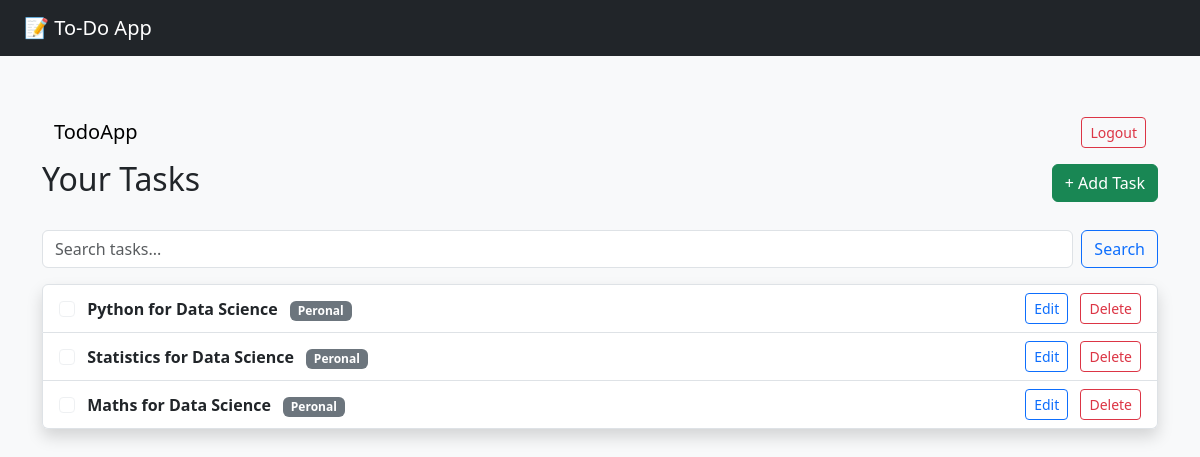
Page / (signed in) on the earlier database version.
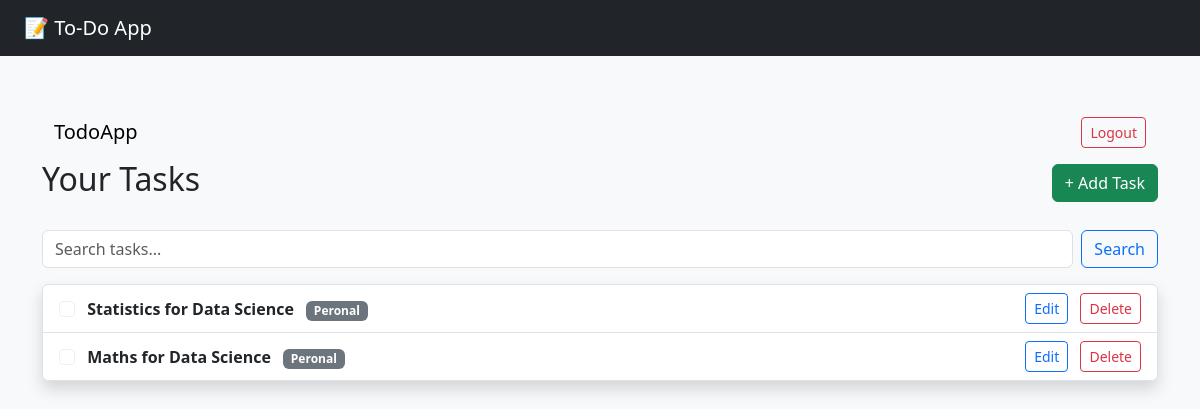
Same page on the later database version.
### list/models.py (models this page shows, shortened)
class Task(models.Model):
  CATEGORY_CHOICES = [
    ('Work', 'Work'),
    ('Peronal', 'Personal'),
    ('Play', 'Play'),
    ('Sleep', 'Sleep'),
    ('Wake-Up-Time', 'Wake-Up'),
    ('Ohter', 'Other'),
  ]
  user = models.ForeignKey(User, on_delete=models.CASCADE, default=1)
  title = models.CharField(max_length=200)
  completed = models.BooleanField(default=False)
  created_at = models.DateTimeField(default=timezone.now)
  category = models.CharField(max_length=12, choices=CATEGORY_CHOICES, default='Work')

### list/views.py (the view)
# urls.py: path('', views.home, name='todo-home'),
@login_required
def home(request):
    query = request.GET.get('q', '').strip()
    if query != '':
        tasks = Task.objects.filter(user=request.user, title__icontains=query)
    else:
        tasks = Task.objects.filter(user=request.user)
    return render(request, 'list/index.html', {'tasks': tasks})

### templates/list/index.html (shortened to what this page needs)
{% extends 'base.html' %}
{% block content %}
<nav class="navbar navbar-expand-lg navbar-light bg-light">
  <div class="container-fluid">
    <a class="navbar-brand" href="{% url 'todo-home' %}">TodoApp</a>
    <div class="collapse navbar-collapse justify-content-end">
      <ul class="navbar-nav">
        {% if user.is_authenticated %}
          <li class="nav-item">
            <form action="{% url 'logout' %}" method="post" style="display: inline;">
              <button type="submit" class="btn btn-outline-danger btn-sm">Logout</button>
            </form>
          </li>
        {% else %}
          <li class="nav-item">
            <a class="btn btn-outline-primary btn-sm" href="{% url 'login' %}">Login</a>
          </li>
        {% endif %}
      </ul>
    </div>
  </div>
</nav>
<div class="d-flex justify-content-between align-items-center mb-4">
    <h2>Your Tasks</h2>
    <a href="{% url 'add_task' %}" class="btn btn-success">+ Add Task</a>
</div>
<form method="get" class="mb-3 d-flex gap-2">
    <input type="text" name="q" class="form-control" placeholder="Search tasks..." value="{{ request.GET.q }}">
    <button type="submit" class="btn btn-outline-primary">Search</button>
</form>
{% if tasks %}
    <ul class="list-group shadow">
        {% for task in tasks %}
            <li class="list-group-item d-flex justify-content-between align-items-center">
                <div>
                    <input class="form-check-input me-2" type="checkbox" {% if task.completed %}checked{% endif %} disabled>
                    <strong class="{% if task.completed %}text-decoration-line-through{% endif %}">
                        {{ task.title }}
                    </strong>
                    <span class="badge bg-secondary ms-2">{{ task.category }}</span>
                </div>
                <div>
                    <a href="{% url 'update_task' task.id %}" class="btn btn-sm btn-outline-primary me-2">Edit</a>
                    <a href="{% url 'delete_task' task.id %}" class="btn btn-sm btn-outline-danger"
                       onclick="return confirm('Delete this task?');">
                        Delete
                    </a>
                </div>
            </li>
        {% endfor %}
    </ul>
{% else %}
    <div class="alert alert-warning mt-3">No tasks found.</div>
{% endif %}
{% endblock %}

Differences in the rows shown:
removed Task: title "Python for Data Science", category "Peronal"
